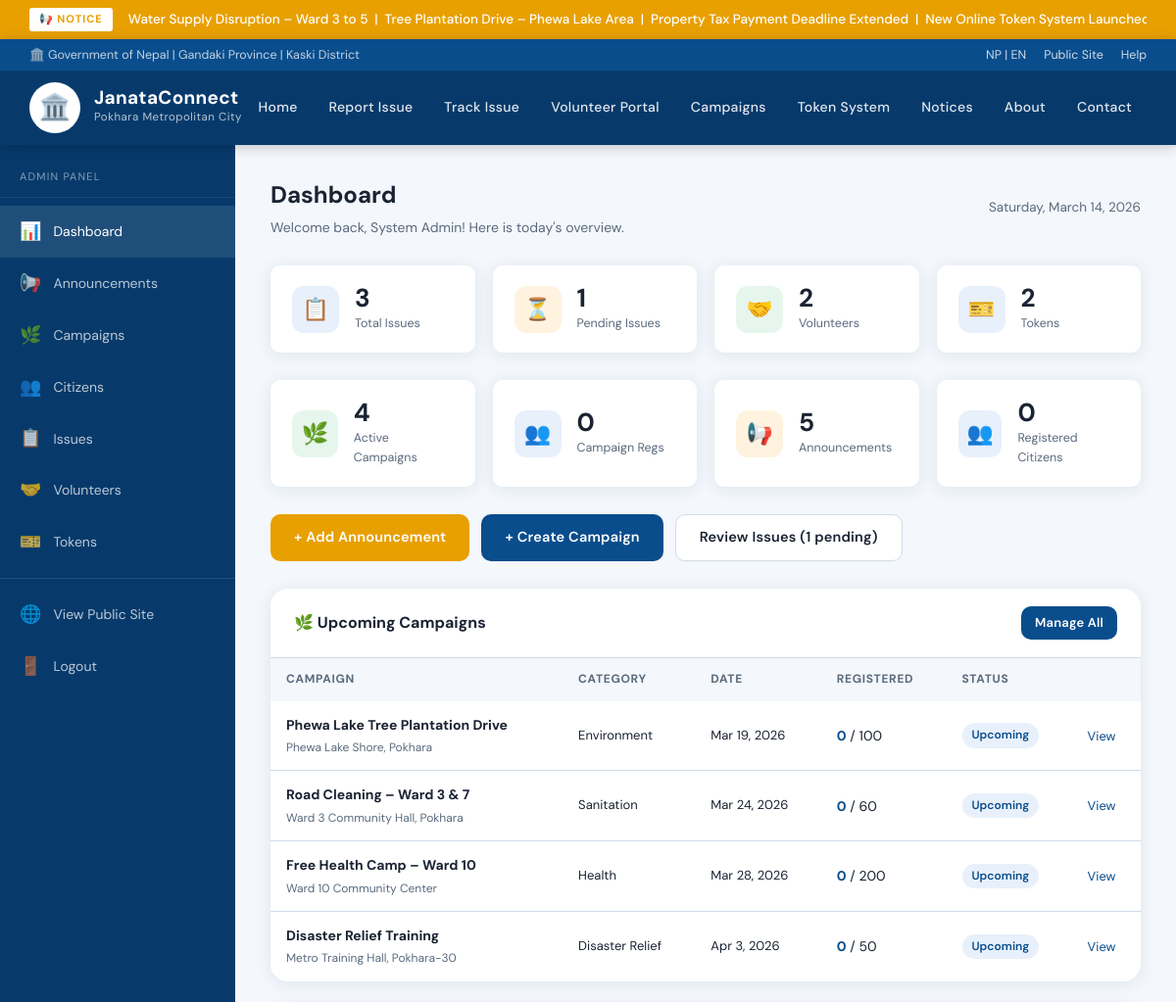
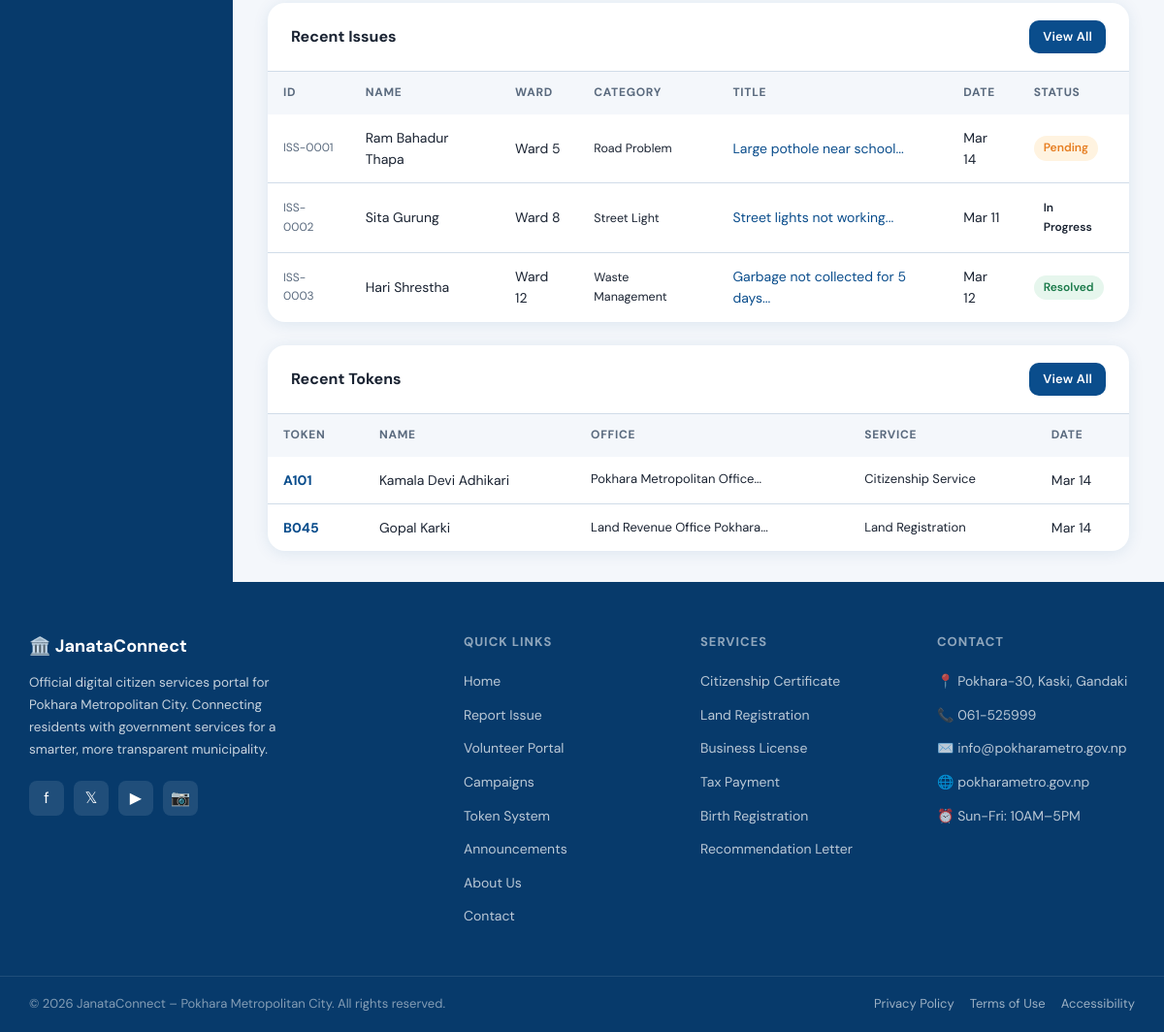
Page /admin/dashboard.php (signed in) on the committed database (2 pictures, top to bottom).
### tables this page shows
CREATE TABLE IF NOT EXISTS campaigns (
    id INT AUTO_INCREMENT PRIMARY KEY,
    title VARCHAR(250) NOT NULL,
    description TEXT NOT NULL,
    location VARCHAR(300),
    campaign_date DATE,
    campaign_time VARCHAR(60),
    organizer VARCHAR(150),
    max_volunteers INT DEFAULT 0,
    image VARCHAR(300),
    category VARCHAR(80),
    status ENUM('Upcoming','Ongoing','Completed','Cancelled') DEFAULT 'Upcoming',
    is_active TINYINT(1) DEFAULT 1,
    created_at TIMESTAMP DEFAULT CURRENT_TIMESTAMP
);

CREATE TABLE IF NOT EXISTS issues (
    id INT AUTO_INCREMENT PRIMARY KEY,
    name VARCHAR(120) NOT NULL,
    phone VARCHAR(20) NOT NULL,
    email VARCHAR(120),
    ward VARCHAR(10) NOT NULL,
    category VARCHAR(60) NOT NULL,
    title VARCHAR(200) NOT NULL,
    description TEXT NOT NULL,
    location VARCHAR(300),
    photo VARCHAR(300),
    date DATE NOT NULL,
    status ENUM('Pending', 'In Progress', 'Resolved') DEFAULT 'Pending',
    created_at TIMESTAMP DEFAULT CURRENT_TIMESTAMP,
    updated_at TIMESTAMP DEFAULT CURRENT_TIMESTAMP ON UPDATE CURRENT_TIMESTAMP
);

### admin/auth_check.php (called while the page is built, shortened)
<?php
$admin_name = $_SESSION['admin_name'] ?? 'Admin';
?>

### admin/dashboard.php (the view, shortened to what this page needs)
<?php
require_once 'auth_check.php';
$conn = getDB();
$issues_count      = $conn->query("SELECT COUNT(*) as c FROM issues")->fetch_assoc()['c'];
$pending_count     = $conn->query("SELECT COUNT(*) as c FROM issues WHERE status='Pending'")->fetch_assoc()['c'];
$volunteers_count  = $conn->query("SELECT COUNT(*) as c FROM volunteers")->fetch_assoc()['c'];
$tokens_count      = $conn->query("SELECT COUNT(*) as c FROM tokens")->fetch_assoc()['c'];
$campaigns_count   = $conn->query("SELECT COUNT(*) as c FROM campaigns WHERE is_active=1")->fetch_assoc()['c'];
$users_count       = $conn->query("SELECT COUNT(*) as c FROM users WHERE is_active=1")->fetch_assoc()['c'];
$campaign_regs     = $conn->query("SELECT COUNT(*) as c FROM campaign_registrations")->fetch_assoc()['c'];
$announcements_count = $conn->query("SELECT COUNT(*) as c FROM announcements WHERE is_active=1")->fetch_assoc()['c'];
$recent_issues      = $conn->query("SELECT * FROM issues ORDER BY created_at DESC LIMIT 5");
$recent_tokens      = $conn->query("SELECT * FROM tokens ORDER BY created_at DESC LIMIT 5");
$upcoming_campaigns = $conn->query("SELECT c.*, (SELECT COUNT(*) FROM campaign_registrations cr WHERE cr.campaign_id=c.id) as reg_count FROM campaigns c WHERE c.status IN ('Upcoming','Ongoing') AND c.is_active=1 ORDER BY c.campaign_date ASC LIMIT 4");
?>
<!DOCTYPE html>
<html lang="en">
<head>
  <link rel="stylesheet" href="../css/style.css">
</head>
<body>
<?php include '../includes/header.php'; ?>
<div class="admin-layout">
  <?php include 'sidebar.php'; ?>
  <main class="admin-main">
    <div class="admin-header">
      <div><h1>Dashboard</h1><p>Welcome back, <?php echo htmlspecialchars($admin_name); ?>! Here is today's overview.</p></div>
      <div style="font-size:13.5px;color:#5a6a7e;"><?php echo date('l, F j, Y'); ?></div>
    </div>
    <div class="stats-row">
      <div class="stat-box"><div class="icon blue">📋</div><div><div class="val"><?php echo $issues_count; ?></div><div class="lbl">Total Issues</div></div></div>
      <div class="stat-box"><div class="icon orange">⏳</div><div><div class="val"><?php echo $pending_count; ?></div><div class="lbl">Pending Issues</div></div></div>
      <div class="stat-box"><div class="icon green">🤝</div><div><div class="val"><?php echo $volunteers_count; ?></div><div class="lbl">Volunteers</div></div></div>
      <div class="stat-box"><div class="icon blue">🎫</div><div><div class="val"><?php echo $tokens_count; ?></div><div class="lbl">Tokens</div></div></div>
    </div>
    <div class="stats-row" style="margin-bottom:28px;">
      <div class="stat-box"><div class="icon green">🌿</div><div><div class="val"><?php echo $campaigns_count; ?></div><div class="lbl">Active Campaigns</div></div></div>
      <div class="stat-box"><div class="icon blue">👥</div><div><div class="val"><?php echo $campaign_regs; ?></div><div class="lbl">Campaign Regs</div></div></div>
      <div class="stat-box"><div class="icon orange">📢</div><div><div class="val"><?php echo $announcements_count; ?></div><div class="lbl">Announcements</div></div></div>
      <div class="stat-box"><div class="icon blue">👥</div><div><div class="val"><?php echo $users_count; ?></div><div class="lbl">Registered Citizens</div></div></div>
    </div>
    <div style="display:flex;gap:12px;margin-bottom:28px;flex-wrap:wrap;">
      <a href="announcement_form.php" class="btn btn-primary">+ Add Announcement</a>
      <a href="campaign_form.php" class="btn btn-blue">+ Create Campaign</a>
      <a href="issues.php" class="btn" style="background:white;border:1.5px solid #d0dce8;color:#1a2332;">Review Issues (<?php echo $pending_count; ?> pending)</a>
    </div>
    <?php if ($upcoming_campaigns->num_rows > 0): ?>
    <div class="data-table" style="margin-bottom:24px;">
      <div class="table-header">
        <h3>🌿 Upcoming Campaigns</h3>
        <a href="campaigns.php" class="btn btn-blue" style="padding:7px 14px;font-size:13px;">Manage All</a>
      </div>
      <table><thead><tr><th>Campaign</th><th>Category</th><th>Date</th><th>Registered</th><th>Status</th><th></th></tr></thead>
      <tbody>
        <?php while ($c = $upcoming_campaigns->fetch_assoc()): ?>
        <tr>
          <td><strong><?php echo htmlspecialchars($c['title']); ?></strong><br><span style="font-size:12px;color:#5a6a7e;"><?php echo htmlspecialchars(substr($c['location'],0,40)); ?></span></td>
          <td style="font-size:13px;"><?php echo htmlspecialchars($c['category']); ?></td>
          <td style="font-size:13px;"><?php echo $c['campaign_date'] ? date('M j, Y', strtotime($c['campaign_date'])) : 'TBA'; ?></td>
          <td><strong style="color:#0a4d8c;"><?php echo $c['reg_count']; ?></strong><?php echo $c['max_volunteers']>0 ? ' / '.$c['max_volunteers'] : ''; ?></td>
          <td><span class="badge badge-new"><?php echo htmlspecialchars($c['status']); ?></span></td>
          <td><a href="campaign_registrations.php?campaign_id=<?php echo $c['id']; ?>" style="font-size:13px;color:#0a4d8c;text-decoration:none;">View</a></td>
        </tr>
        <?php endwhile; ?>
      </tbody></table>
    </div>
    <?php endif; ?>
    <div class="data-table" style="margin-bottom:24px;">
      <div class="table-header"><h3>Recent Issues</h3><a href="issues.php" class="btn btn-blue" style="padding:7px 14px;font-size:13px;">View All</a></div>
      <table><thead><tr><th>ID</th><th>Name</th><th>Ward</th><th>Category</th><th>Title</th><th>Date</th><th>Status</th></tr></thead>
      <tbody>
        <?php while ($row = $recent_issues->fetch_assoc()): ?>
        <tr>
          <td style="font-size:12px;color:#5a6a7e;">ISS-<?php echo str_pad($row['id'],4,'0',STR_PAD_LEFT); ?></td>
          <td><?php echo htmlspecialchars($row['name']); ?></td>
          <td>Ward <?php echo htmlspecialchars($row['ward']); ?></td>
          <td style="font-size:12.5px;"><?php echo htmlspecialchars($row['category']); ?></td>
          <td><a href="issue_detail.php?id=<?php echo $row['id']; ?>" style="color:#0a4d8c;text-decoration:none;"><?php echo htmlspecialchars(substr($row['title'],0,35)); ?>...</a></td>
          <td><?php echo date('M j', strtotime($row['date'])); ?></td>
          <td><span class="badge badge-<?php echo strtolower(str_replace(' ','-',$row['status'])); ?>"><?php echo htmlspecialchars($row['status']); ?></span></td>
        </tr>
        <?php endwhile; ?>
      </tbody></table>
    </div>
    <div class="data-table">
      <div class="table-header"><h3>Recent Tokens</h3><a href="tokens.php" class="btn btn-blue" style="padding:7px 14px;font-size:13px;">View All</a></div>
      <table><thead><tr><th>Token</th><th>Name</th><th>Office</th><th>Service</th><th>Date</th></tr></thead>
      <tbody>
        <?php while ($row = $recent_tokens->fetch_assoc()): ?>
        <tr>
          <td><strong style="color:#0a4d8c;"><?php echo htmlspecialchars($row['token_number']); ?></strong></td>
          <td><?php echo htmlspecialchars($row['name']); ?></td>
          <td style="font-size:13px;"><?php echo htmlspecialchars(substr($row['office'],0,28)); ?>...</td>
          <td style="font-size:13px;"><?php echo htmlspecialchars($row['service']); ?></td>
          <td><?php echo date('M j', strtotime($row['date'])); ?></td>
        </tr>
        <?php endwhile; ?>
      </tbody></table>
    </div>
  </main>
</div>
<?php include '../includes/footer.php'; ?>

### css/style.css (style rules this page uses)
:root { --primary: #0a4d8c; --primary-dark: #073a6b; --primary-light: #1a6bbf; --accent: #e8a000; --accent-light: #f5c842; --red: #c0392b; --green: #1a7a4a; --text: #1a2332; --text-muted: #5a6a7e; --bg: #f4f7fb; --bg-white: #ffffff; --border: #d0dce8; --shadow: 0 2px 16px rgba(10,77,140,0.10); --shadow-md: 0 4px 32px rgba(10,77,140,0.14); --radius: 10px; --radius-lg: 18px; --transition: 0.22s ease; }
*, *::before, *::after { box-sizing: border-box; margin: 0; padding: 0; }
html { scroll-behavior: smooth; }
body { font-family: 'DM Sans', 'Mukta', sans-serif; background: var(--bg); color: var(--text); line-height: 1.6; min-height: 100vh; }
.btn { display: inline-flex; align-items: center; gap: 8px; padding: 11px 24px; border-radius: var(--radius); font-size: 14.5px; font-weight: 600; text-decoration: none; border: none; cursor: pointer; transition: var(--transition); letter-spacing: 0.2px; font-family: inherit; }
.btn-primary { background: var(--accent); color: white; }
.btn-blue { background: var(--primary); color: white; }
.admin-layout { display: grid; grid-template-columns: 240px 1fr; min-height: calc(100vh - 80px); }
.admin-main { padding: 32px 36px; background: var(--bg); }
.admin-header { display: flex; justify-content: space-between; align-items: center; margin-bottom: 28px; }
.admin-header h1 { font-size: 24px; font-weight: 700; }
.admin-header p { color: var(--text-muted); font-size: 14px; margin-top: 3px; }
.stats-row { display: grid; grid-template-columns: repeat(4, 1fr); gap: 18px; margin-bottom: 28px; }
.stat-box { background: white; border-radius: var(--radius); padding: 20px 22px; display: flex; align-items: center; gap: 16px; box-shadow: var(--shadow); }
.stat-box .icon { width: 48px; height: 48px; border-radius: 12px; display: flex; align-items: center; justify-content: center; font-size: 22px; }
.stat-box .icon.blue { background: #e8f0fb; }
.stat-box .icon.green { background: #e6f6ed; }
.stat-box .icon.orange { background: #fff3e0; }
.stat-box .val { font-size: 26px; font-weight: 700; color: var(--text); line-height: 1; }
.stat-box .lbl { font-size: 12.5px; color: var(--text-muted); margin-top: 3px; }
.data-table { background: white; border-radius: var(--radius-lg); box-shadow: var(--shadow); overflow: hidden; }
.table-header { padding: 18px 24px; border-bottom: 1px solid var(--border); display: flex; justify-content: space-between; align-items: center; }
.table-header h3 { font-size: 16px; font-weight: 700; }
table { width: 100%; border-collapse: collapse; }
thead { background: #f4f7fb; }
th { padding: 12px 16px; text-align: left; font-size: 12px; font-weight: 700; text-transform: uppercase; letter-spacing: 0.7px; color: var(--text-muted); }
td { padding: 13px 16px; font-size: 14px; border-bottom: 1px solid var(--border); color: var(--text); }
tr:last-child td { border-bottom: none; }
.badge { display: inline-block; padding: 3px 10px; border-radius: 20px; font-size: 12px; font-weight: 600; }
.badge-pending { background: #fff3e0; color: #e67e22; }
.badge-resolved { background: #e6f6ed; color: var(--green); }
.badge-new { background: #e8f0fb; color: var(--primary); }

### rows in the picture
campaigns: title "Phewa Lake Tree Plantation Drive", location "Phewa Lake Shore, Pokhara", category "Environment", campaign_date "Mar 19, 2026", reg_count "0", max_volunteers "100", status "Upcoming"
campaigns: title "Road Cleaning – Ward 3 & 7", location "Ward 3 Community Hall, Pokhara", category "Sanitation", campaign_date "Mar 24, 2026", reg_count "0", max_volunteers "60", status "Upcoming"
campaigns: title "Free Health Camp – Ward 10", location "Ward 10 Community Center", category "Health", campaign_date "Mar 28, 2026", reg_count "0", max_volunteers "200", status "Upcoming"
campaigns: title "Disaster Relief Training", location "Metro Training Hall, Pokhara-30", category "Disaster Relief", campaign_date "Apr 3, 2026", reg_count "0", max_volunteers "50", status "Upcoming"
issues: id "0001", name "Ram Bahadur Thapa", ward "5", category "Road Problem", title "Large pothole near school", date "Mar 14", status "Pending"
issues: id "0002", name "Sita Gurung", ward "8", category "Street Light", title "Street lights not working", date "Mar 11", status "In Progress"
issues: id "0003", name "Hari Shrestha", ward "12", category "Waste Management", title "Garbage not collected for 5 days", date "Mar 12", status "Resolved"

### other values in the picture
$_ticker_text "Water Supply Disruption – Ward 3 to 5 | Tree Plantation Drive – Phewa Lake Area | Property Tax Payment Deadline Extended | New Online Token System…"
$admin_name "System Admin"
$issues_count "3"
$pending_count "1"
$volunteers_count "2"
$tokens_count "2"
$campaigns_count "4"
$campaign_regs "0"
$announcements_count "5"
$users_count "0"
$row['token_number'] "A101"
$row['name'] "Kamala Devi Adhikari"
substr($row['office'],0,28) "Pokhara Metropolitan Office"
$row['service'] "Citizenship Service"
date('M j', strtotime($row['date'])) "Mar 14"
